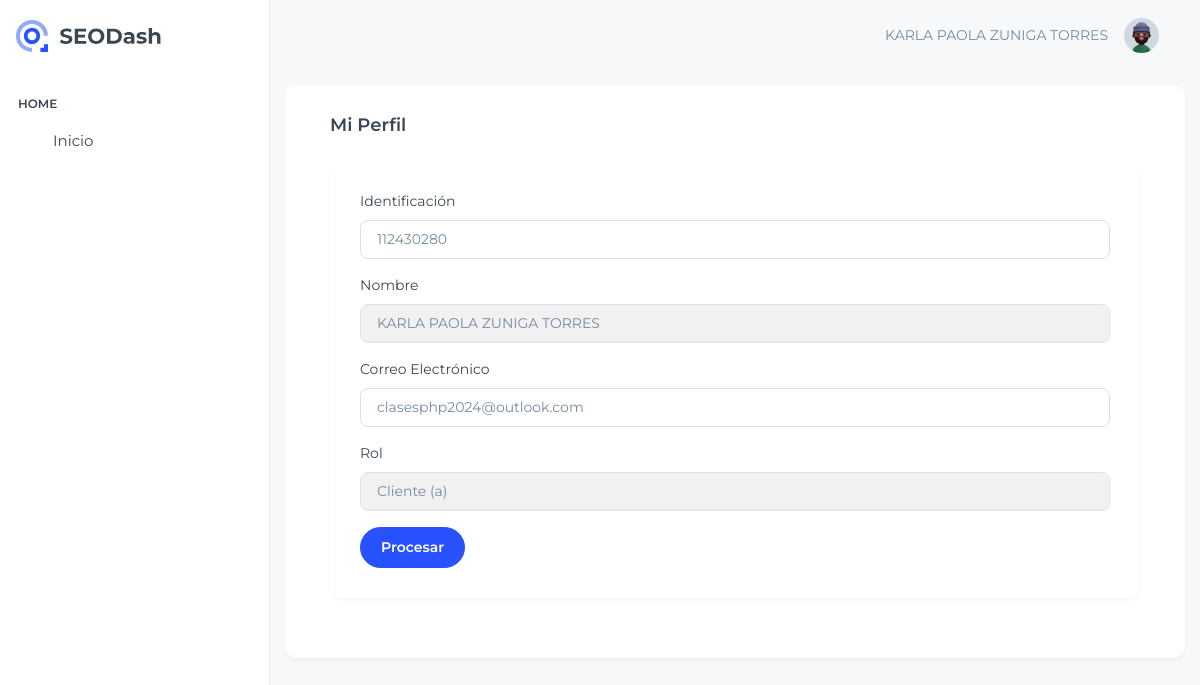
/View/Usuario/consultarPerfil.php (signed in), run on the app's committed database.
### tables this page shows
CREATE TABLE `tusuario` (
  `Consecutivo` bigint(11) NOT NULL AUTO_INCREMENT,
  `Identificacion` varchar(20) NOT NULL,
  `Nombre` varchar(255) NOT NULL,
  `CorreoElectronico` varchar(80) NOT NULL,
  `Contrasena` varchar(10) NOT NULL,
  `Activo` bit(1) NOT NULL,
  `ConsecutivoRol` int(11) DEFAULT NULL,
  PRIMARY KEY (`Consecutivo`),
  UNIQUE KEY `CorreoElectronico_UNIQUE` (`CorreoElectronico`),
  UNIQUE KEY `Identificacion_UNIQUE` (`Identificacion`),
  KEY `FK_ROL` (`ConsecutivoRol`),
  CONSTRAINT `FK_ROL` FOREIGN KEY (`ConsecutivoRol`) REFERENCES `trol` (`Consecutivo`)
);

CREATE TABLE `trol` (
  `Consecutivo` int(11) NOT NULL AUTO_INCREMENT,
  `NombreRol` varchar(50) NOT NULL,
  PRIMARY KEY (`Consecutivo`)
);

### Model/UsuarioModel.php (called while the page is built, shortened)
<?php
    function ConsultarUsuarioModel($consecutivo)
    {
        try {
            $enlace = AbrirBD();
            $sentencia = "CALL ConsultarUsuario('$consecutivo')" ;
            $result = $enlace -> query($sentencia);
            return $result;
        } catch (Exception $ex) {
            return null;
        }
    }
?>

### Controller/UsuarioController.php (called while the page is built, shortened)
<?php
    include_once $_SERVER["DOCUMENT_ROOT"] .'/Proyecto_Clase/Model/UsuarioModel.php';
    function ConsultarUsuario($consecutivo)
    {
        $result = ConsultarUsuarioModel($consecutivo);
        if($result != null && $result -> num_rows > 0)
        {
            return mysqli_fetch_array($result);
        }
        else
        {
            $_POST["txtMensaje"]= "No se ha podido obtener información correctamente";
            header('location: ../../View/Login/home.php');
        }
    }
?>

### View/Usuario/consultarPerfil.php (the view, shortened to what this page needs)
<?php
    include_once $_SERVER["DOCUMENT_ROOT"] .'/Proyecto_Clase/View/layout.php';
    include_once $_SERVER["DOCUMENT_ROOT"] .'/Proyecto_Clase/Controller/UsuarioController.php';
    $id = $_SESSION["ConsecutivoUsuario"];
    $datos = ConsultarUsuario($id);
?>
<!doctype html>
<html lang="en">
<body class="page-wrapper">
    <div id="main-wrapper" data-layout="vertical" data-navbarbg="skin6" data-sidebartype="full"
        data-sidebar-position="fixed" data-header-position="fixed">
        <div class="body-wrapper">
            <div class="container-fluid">
                <div class="row">
                    <div class="card">
                        <div class="card-body">
                            <h5 class="card-title fw-semibold mb-4">Mi Perfil</h5>
                            <div class="card">
                                <div class="card-body">
                                    <form action="" method="POST">
                                        <div class="mb-3">
                                            <label class="form-label">Identificación</label>
                                            <input type="text" class="form-control" id="txtIdentificacion"
                                                name="txtIdentificacion" value="<?php echo $datos["Identificacion"]?>"
                                                onkeyup="ConsultarNombre();">
                                        </div>
                                        <div class="mb-3">
                                            <label class="form-label">Nombre</label>
                                            <input type="text" class="form-control" id="txtNombre" name="txtNombre"
                                                value="<?php echo $datos["Nombre"]?>" readOnly="true" style="background-color:#f1f1f1" >
                                        </div>
                                        <div class="mb-3">
                                            <label class="form-label">Correo Electrónico</label>
                                            <input type="email" class="form-control" id="txtCorreo" name="txtCorreo"
                                                value="<?php echo $datos["CorreoElectronico"]?>">
                                        </div>
                                        <div class="mb-3">
                                            <label class="form-label">Rol</label>
                                            <input type="text" class="form-control" id="txtRol" name="txtRol" readOnly="true"
                                                style="background-color:#f1f1f1" value="<?php echo $datos["NombreRol"]?>">
                                        </div>
                                        <input type="submit" class="btn btn-primary" value="Procesar"
                                            id="btnActualizarPerfil" name="btnActualizarPerfil">
                                    </form>
                                </div>
                            </div>
                        </div>
                    </div>
                </div>
            </div>
        </div>
</body>
</html>

### data on the page
tusuario: txtIdentificacion "112430280", txtNombre "KARLA PAOLA ZUNIGA TORRES", txtCorreo "clasesphp2024@outlook.com", txtRol "Cliente (a)"

### other printed values
$usuario "KARLA PAOLA ZUNIGA TORRES"
